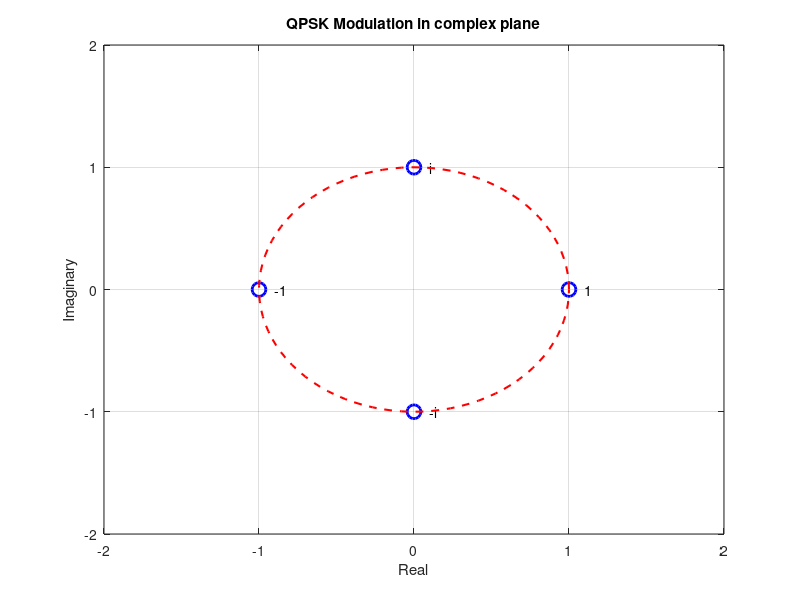

Recreate this plot in MATLAB.

symbols = [1, 1i, -1, -1i]

figure;
plot(real(symbols), imag(symbols), 'bo', 'MarkerSize', 10, 'LineWidth', 2);
text(real(symbols) + 0.1, imag(symbols), {'1','i','-1','-i'});
grid on; hold on;

theta = linspace(0, 2*pi, 100); % Angle from 0 to 2π
x_circle = cos(theta); % x-coordinates
y_circle = sin(theta); % y-coordinates
plot(x_circle, y_circle, 'r--', 'LineWidth', 1.5);

xlabel('Real');
ylabel('Imaginary');
title("QPSK Modulation in complex plane");

axis([-2, 2, -2, 2]);
